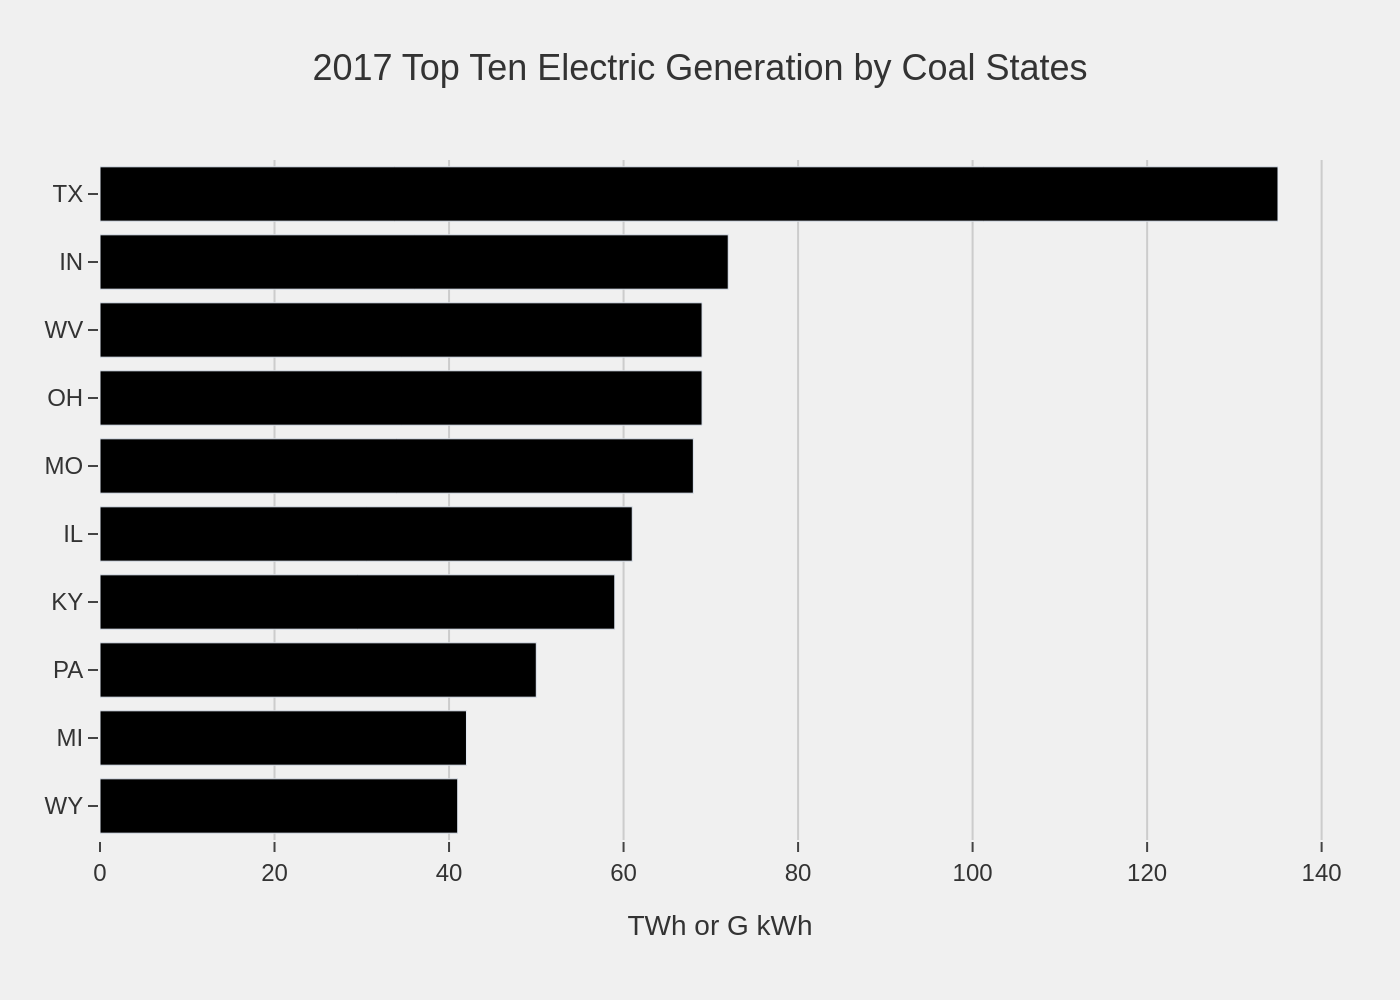

Generate this figure with Python:
import sys
import json
import os
import plotly.graph_objects as go

if len(sys.argv) != 2:
    print("Usage: python <script_name>.py <json_file_path>")
    sys.exit(1)

json_path = sys.argv[1]

try:
    with open(json_path, 'r', encoding='utf-8') as f:
        config = json.load(f)
except FileNotFoundError:
    print(f"Error: JSON file not found at {json_path}")
    sys.exit(1)
except json.JSONDecodeError:
    print(f"Error: Could not decode JSON from {json_path}")
    sys.exit(1)

chart_data = config.get('chart_data', [])
texts = config.get('texts', {})
colors = config.get('colors', [])

categories = [item['category'] for item in chart_data]
values = [item['value'] for item in chart_data]

fig = go.Figure()

fig.add_trace(go.Bar(
    y=categories,
    x=values,
    orientation='h',
    marker=dict(color=colors[0] if colors else '#000000'),
    showlegend=False
))

title_parts = []
if texts.get("title"):
    title_parts.append(texts["title"])
if texts.get("subtitle"):
    title_parts.append(f"<br><sub>{texts['subtitle']}</sub>")
final_title_text = "".join(title_parts)

source_note_parts = []
if texts.get("source"):
    source_note_parts.append(texts["source"])
if texts.get("note"):
    source_note_parts.append(texts["note"])
final_source_note_text = "<br>".join(source_note_parts)

fig.update_layout(
    title=dict(
        text=final_title_text,
        x=0.5,
        xanchor='center',
        font=dict(size=18)
    ),
    xaxis=dict(
        title=texts.get('x_axis_title', ''),
        showgrid=True,
        gridcolor='#CCCCCC',
        zeroline=False,
        ticks='outside'
    ),
    yaxis=dict(
        title=texts.get('y_axis_title', ''),
        autorange='reversed',
        showgrid=False,
        zeroline=False,
        ticks='outside'
    ),
    plot_bgcolor='#F0F0F0',
    paper_bgcolor='#F0F0F0',
    font=dict(
        family="Arial",
        size=12,
        color="#333333"
    ),
    showlegend=False,
    margin=dict(l=50, r=30, t=80, b=80),
    annotations=[
        dict(
            text=final_source_note_text,
            showarrow=False,
            xref='paper', yref='paper',
            x=0, y=-0.2,
            xanchor='left', yanchor='top',
            align='left'
        )
    ] if final_source_note_text else []
)

base_filename = os.path.splitext(os.path.basename(json_path))[0]
output_filename = f"{base_filename}.png"

fig.write_image(output_filename, scale=2)

print(f"Chart saved to {output_filename}")
